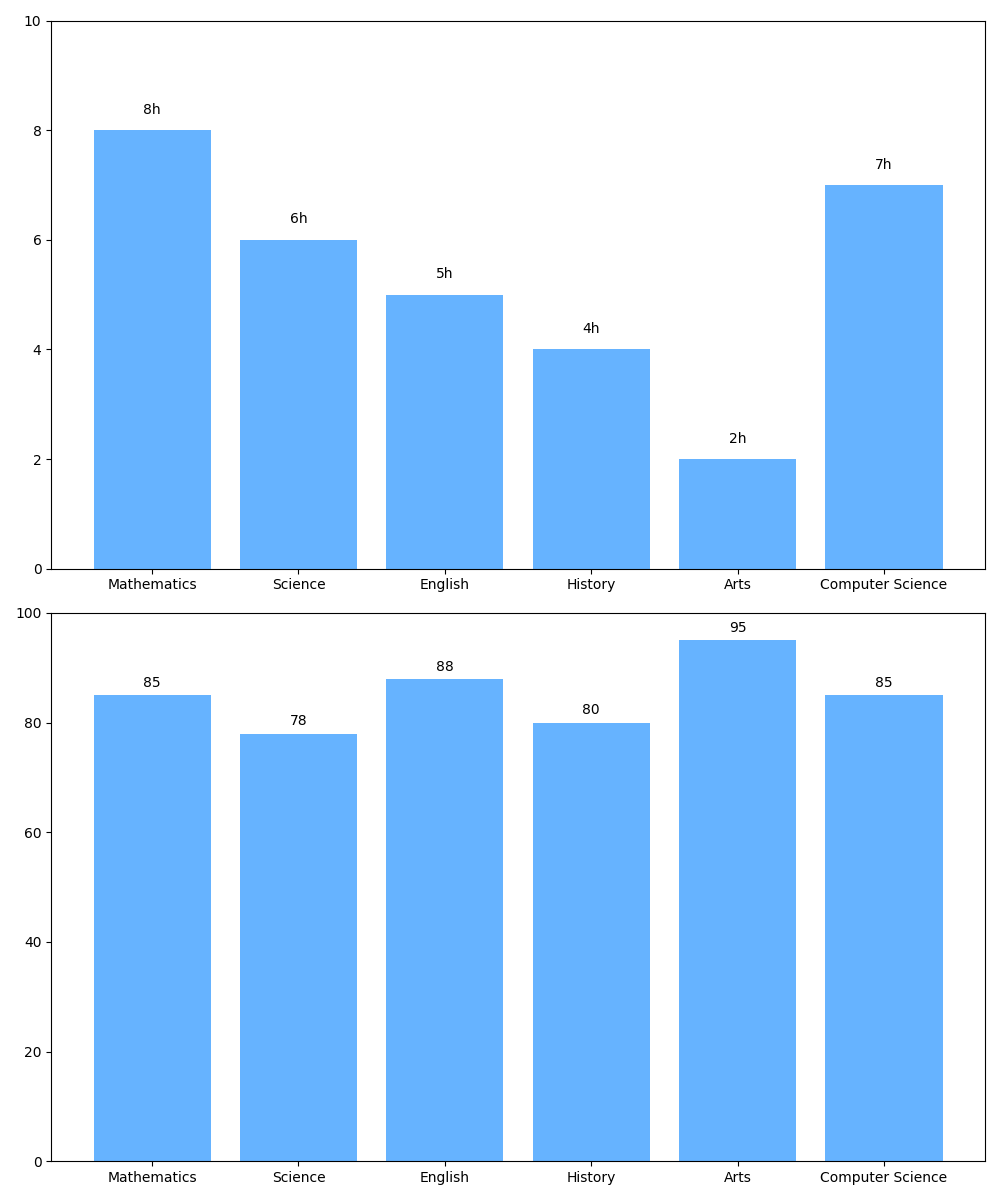

Write the Python code that produced this figure.
import matplotlib.pyplot as plt
import numpy as np

# Updated data by removing 'Physical Education'
subjects = ['Mathematics', 'Science', 'English', 'History', 'Arts', 'Computer Science']
study_hours = [8, 6, 5, 4, 2, 7]
average_grades = [85, 78, 88, 80, 95, 85]

single_color = '#66B3FF'

fig, (ax1, ax2) = plt.subplots(2, 1, figsize=(10, 12))

ax1.bar(subjects, study_hours, color=single_color)
ax1.set_ylim(0, max(study_hours) + 2)

for idx, value in enumerate(study_hours):
    ax1.text(idx, value + 0.3, f'{value}h', ha='center', fontsize=10, color='black')

ax2.bar(subjects, average_grades, color=single_color)
ax2.set_ylim(0, 100)

for idx, value in enumerate(average_grades):
    ax2.text(idx, value + 1.5, f'{value}', ha='center', fontsize=10, color='black')

plt.tight_layout()
plt.show()
